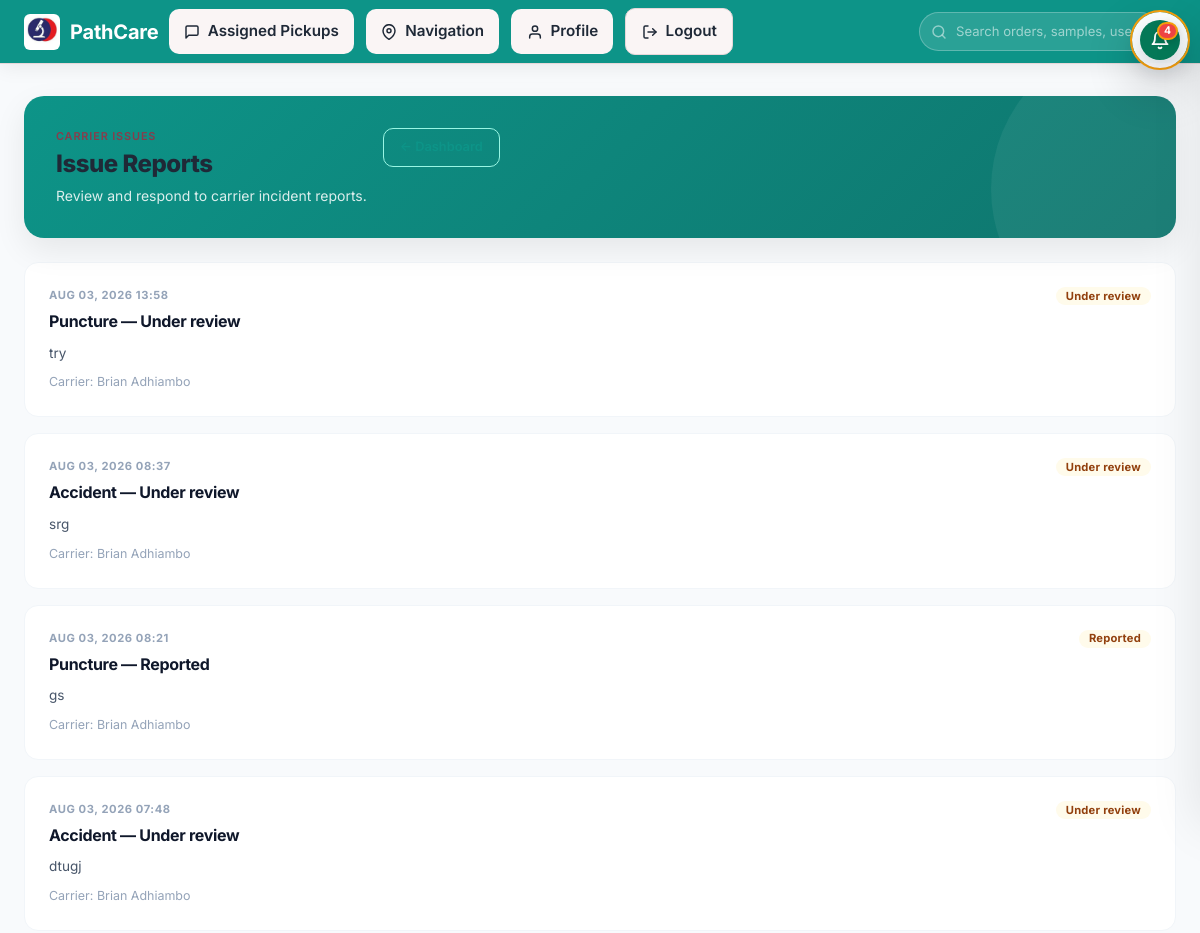
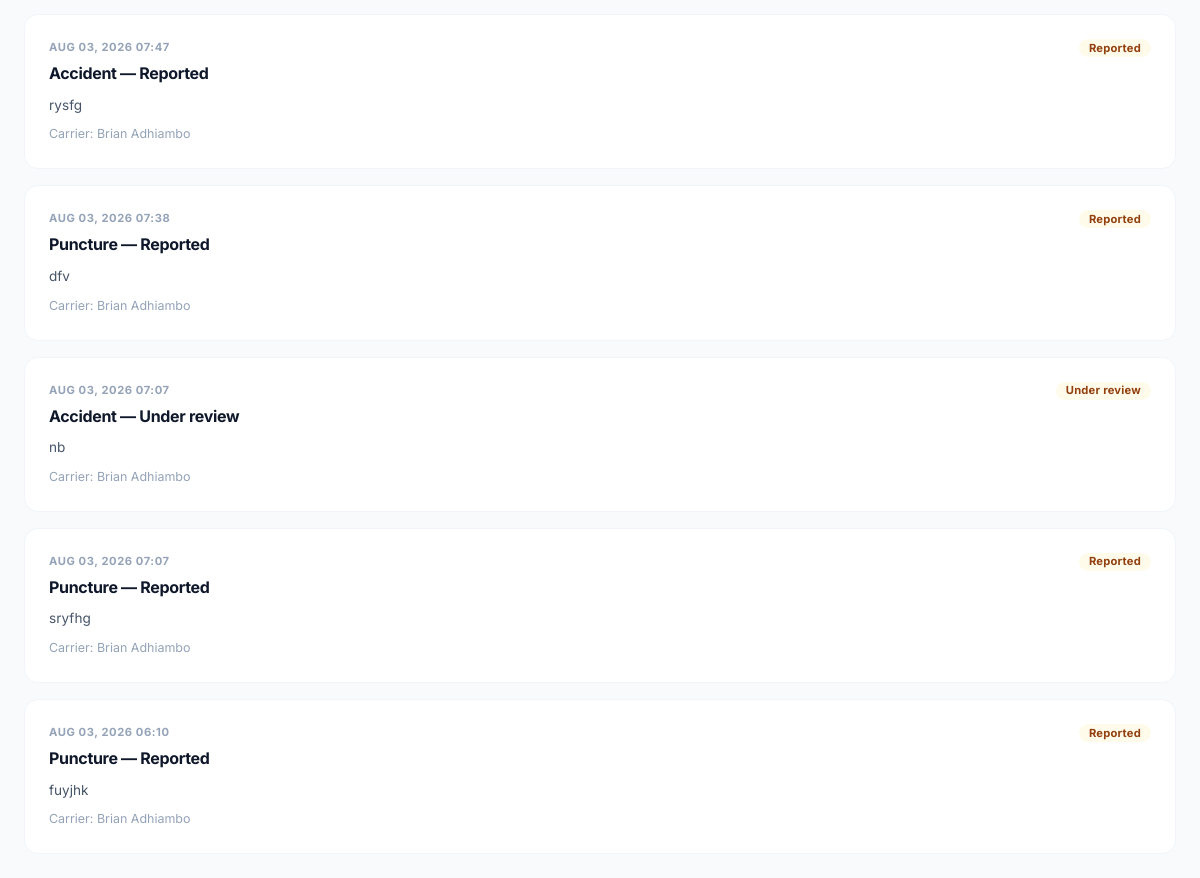
The page /carrier/issues/ (signed in) on the database its author committed (2 pictures, top to bottom).
### tracking/models.py (models this page shows, shortened)
class CarrierIssue(models.Model):
    class Category(models.TextChoices):
        ACCIDENT = "accident", "Accident"
        PUNCTURE = "puncture", "Puncture"
        DELAY = "delay", "Delay"
        VEHICLE = "vehicle", "Vehicle issue"
        OTHER = "other", "Other"
    class Status(models.TextChoices):
        REPORTED = "reported", "Reported"
        UNDER_REVIEW = "under_review", "Under review"
        RESOLVED = "resolved", "Resolved"
    id = models.UUIDField(primary_key=True, default=uuid.uuid4, editable=False)
    carrier = models.ForeignKey(
        "Carrier",
        on_delete=models.CASCADE,
        related_name="issues",
    )
    order = models.ForeignKey(
        "Order",
        on_delete=models.SET_NULL,
        null=True,
        blank=True,
        related_name="issues",
    )
    category = models.CharField(max_length=24, choices=Category.choices, default=Category.OTHER)
    description = models.TextField()
    status = models.CharField(max_length=32, choices=Status.choices, default=Status.REPORTED)
    created_at = models.DateTimeField(auto_now_add=True)
    updated_at = models.DateTimeField(auto_now=True)

class Carrier(models.Model):
    class Status(models.TextChoices):
        AVAILABLE = "available", "Available"
        ON_JOB = "on_job", "On job"
        OFFLINE = "offline", "Offline"
    id = models.UUIDField(primary_key=True, default=uuid.uuid4, editable=False)
    user = models.OneToOneField(
        settings.AUTH_USER_MODEL,
        on_delete=models.CASCADE,
        related_name="carrier_profile",
        null=True,
        blank=True,
    )
    phone = models.CharField(max_length=32)
    vehicle = models.OneToOneField(
        'Vehicle',
        on_delete=models.SET_NULL,
        null=True,
        blank=True,
        related_name='carrier',
    )
    vehicle_type = models.CharField(max_length=64, blank=True)
    vehicle_plate = models.CharField(max_length=32, blank=True)
    status = models.CharField(max_length=16, choices=Status.choices, default=Status.AVAILABLE)
    current_latitude = models.FloatField(null=True, blank=True)
    current_longitude = models.FloatField(null=True, blank=True)
    last_location_update = models.DateTimeField(null=True, blank=True)
    is_active = models.BooleanField(default=True)
    @property
    def display_name(self):
        try:
            user = self.user
        except Exception:
            return "Unnamed carrier"
        if user is None:
            return "Unnamed carrier"
        return user.get_full_name() or user.username

### accounts/models.py (models this page shows, shortened)
class User(AbstractUser):
    class Role(models.TextChoices):
        SUPER_ADMIN = "super_admin", "Super Admin"
        DISPATCHER = "dispatcher", "Dispatcher"
        CARRIER = "carrier", "Carrier"
        CLIENT = "client", "Client"
        LAB_STAFF = "lab_staff", "Lab Staff"
    role = models.CharField(max_length=20, choices=Role.choices, default=Role.DISPATCHER)
    phone = models.CharField(max_length=32, blank=True)
    department = models.CharField(max_length=100, blank=True)
    objects = PathcareUserManager()
    def is_carrier(self):
        return not self.is_superuser and self.role == self.Role.CARRIER

### tracking/views.py (the view)
# urls.py: path("carrier/issues/", views.carrier_issue_list, name="carrier_issue_list"),
@role_required("super_admin", "dispatcher", "carrier")
def carrier_issue_list(request):
    if request.user.is_carrier():
        carrier = getattr(request.user, "carrier_profile", None)
        issues = CarrierIssue.objects.filter(carrier=carrier)
    else:
        issues = CarrierIssue.objects.all()
    issues = issues.select_related("carrier__user", "order").order_by("-created_at")
    return render(request, "tracking/carrier_issue_list.html", {
        "issues": issues,
    })

### tracking/context_processors.py (called while the page is built)
def notifications(request):
    if not request.user.is_authenticated:
        return {}
    try:
        unread = Notification.objects.filter(user=request.user, is_read=False).count()
        recent = Notification.objects.filter(user=request.user).order_by("-created_at")[:10]
        return {"notifications_unread_count": unread, "notifications_list": recent}
    except Exception:
        return {}

### tracking/templates/tracking/carrier_issue_list.html (shortened to what this page needs)
{% extends "tracking/base.html" %}
{% block content %}
<div class="hero-card">
  <div style="display:flex;justify-content:space-between;align-items:flex-start;gap:var(--space-md);flex-wrap:wrap;">
    <div>
      <p class="eyebrow">Carrier Issues</p>
      <h1>Issue Reports</h1>
      <p>Review and respond to carrier incident reports.</p>
    </div>
    <a class="btn btn--outline btn--sm" href="{% url 'tracking:dashboard' %}">← Dashboard</a>
  </div>
</div>
{% if issues %}
  <div class="issue-list">
    {% for issue in issues %}
      <div class="issue-card">
        <div class="issue-card-header">
          <div>
            <p class="eyebrow">{{ issue.created_at|date:"M d, Y H:i" }}</p>
            <h2><a href="{% url 'tracking:carrier_issue_detail' issue.pk %}">{{ issue.get_category_display }} — {{ issue.get_status_display }}</a></h2>
          </div>
          <span class="badge badge--warning">{{ issue.get_status_display }}</span>
        </div>
        <p>{{ issue.description|linebreaksbr }}</p>
        <p class="meta">Carrier: {{ issue.carrier.display_name }}{% if issue.order %} · {{ issue.order.reference_code }}{% endif %}</p>
      </div>
    {% endfor %}
  </div>
{% endif %}
{% endblock %}

### tracking/static/tracking/css/style.css (style rules this page uses)
html { font-size: 16px; -webkit-font-smoothing: antialiased; -moz-osx-font-smoothing: grayscale; }
body { font-family: var(--font-sans); font-size: 1rem; line-height: 1.5; color: var(--text-main); }
:root { --font-sans: 'Inter', -apple-system, BlinkMacSystemFont, "Segoe UI", Roboto, sans-serif; --bg-primary: #FAF5F5; --bg-secondary: #FDE7EA; --panel-bg: #FFFFFF; --border-color: #E6D7D9; --text-main: #1F2937; --text-muted: #6B7280; --text-faint: #9CA3AF; --text-inverse: #FFFFFF; --primary: #C8102E; --primary-strong: #97001F; --primary-soft: #FDE7EA; --primary-hover: #A00E2C; --primary-soft-text: #7A0D24; --success: #2E7D32; --success-hover: #27692b; --success-soft: #E6F4EA; --success-soft-text: #165b2f; --warning: #ED6C02; --warning-hover: #d75a00; --warning-soft: #FFF4E6; --warning-soft-text: #7a3f00; --danger: #E74C3C; --danger-hover: #C0392B; --danger-soft: #FDF0EE; --danger-soft-text: #A0423C; --info: #546E7A; --shadow-sm: 0 1px 2px 0 rgba(0, 0, 0, 0.05); --shadow-md: 0 6px 18px rgba(16,24,40,0.06); --shadow-lg: 0 12px 30px rgba(16,24,40,0.08); --shadow-xl: 0 24px 60px rgba(16,24,40,0.10); --radius-sm: 8px; --radius-md: 12px; --radius-lg: 14px; --radius-xl: 20px; }
* { box-sizing: border-box; margin: 0; padding: 0; }
body { font-family: var(--font-sans); background-color: var(--bg-primary); color: var(--text-main); line-height: 1.5; -webkit-font-smoothing: antialiased; -moz-osx-font-smoothing: grayscale; }
.hero-card, .panel, .detail-card, .sidebar-panel, .alert-card, .mobile-card { background-color: var(--panel-bg); border: 1px solid var(--border-color); border-radius: var(--radius-lg); padding: 1.5rem; box-shadow: var(--shadow-md); margin-bottom: 1.75rem; transition: box-shadow 0.25s ease, transform 0.25s ease; }
.hero-card { display: flex; justify-content: space-between; align-items: center; gap: 2rem; background: linear-gradient(135deg, var(--primary) 0%, var(--primary-hover) 100%); color: var(--text-inverse); border: none; box-shadow: var(--shadow-lg); }
.hero-card h1 { font-size: 1.75rem; font-weight: 800; margin-bottom: 0.5rem; }
.hero-card p { opacity: 0.9; font-size: 1rem; max-width: 600px; }
h1, h2, h3, h4, h5, h6 { font-weight: 700; letter-spacing: -0.02em; color: var(--text-main); margin-bottom: 0.5rem; }
.eyebrow { text-transform: uppercase; letter-spacing: 0.1em; font-size: 0.75rem; color: var(--primary); font-weight: 700; margin-bottom: 0.5rem; }
html, body { min-width: 320px; width: 100%; overflow-x: hidden; }
body { min-height: 100vh; background: var(--bg-primary); color: var(--text-main); }

### tracking/static/tracking/css/notifications.css (style rules this page uses)
.badge { display: inline-flex; align-items: center; justify-content: center; min-width: 18px; height: 18px; padding: 0 5px; background-color: var(--danger); color: #ffffff; font-size: 0.7rem; font-weight: 700; border-radius: 9999px; line-height: 1; animation: badge-pulse 2s ease-in-out infinite; }

### tracking/templates/tracking/carrier_issue_list.html (style rules this page uses)
html, body { overflow-x: hidden; max-width: 100vw; }
.issue-list { display: flex; flex-direction: column; gap: var(--space-md); }
.issue-card { background: var(--color-surface); border: 1px solid var(--color-border-light); border-radius: var(--radius-lg); padding: var(--space-lg); transition: box-shadow var(--duration-fast) var(--ease-out); }
.issue-card-header { display: flex; justify-content: space-between; align-items: flex-start; gap: var(--space-md); flex-wrap: wrap; margin-bottom: var(--space-sm); }
.issue-card-header h2 { font-size: 1rem; font-weight: 700; margin: 0; }
.issue-card-header a { color: var(--color-text); text-decoration: none; }
.issue-card-header .eyebrow { font-size: .7rem; text-transform: uppercase; letter-spacing: .05em; color: var(--color-text-muted); margin: 0 0 4px; }
.issue-card p { font-size: .85rem; color: var(--color-text-secondary); margin: 0; line-height: 1.6; }
.issue-card .meta { font-size: .78rem; color: var(--color-text-muted); margin-top: 8px; }

### rows shown on the page
CarrierIssue: created_at "AUG 03, 2026 13:58", category "Puncture", status "Under review", description "try", carrier.display_name "Brian Adhiambo"
CarrierIssue: created_at "AUG 03, 2026 08:37", category "Accident", status "Under review", description "srg", carrier.display_name "Brian Adhiambo"
CarrierIssue: created_at "AUG 03, 2026 08:21", category "Puncture", status "Reported", description "gs", carrier.display_name "Brian Adhiambo"
CarrierIssue: created_at "AUG 03, 2026 07:48", category "Accident", status "Under review", description "dtugj", carrier.display_name "Brian Adhiambo"
CarrierIssue: created_at "AUG 03, 2026 07:47", category "Accident", status "Reported", description "rysfg", carrier.display_name "Brian Adhiambo"
CarrierIssue: created_at "AUG 03, 2026 07:38", category "Puncture", status "Reported", description "dfv", carrier.display_name "Brian Adhiambo"
CarrierIssue: created_at "AUG 03, 2026 07:07", category "Accident", status "Under review", description "nb", carrier.display_name "Brian Adhiambo"
CarrierIssue: created_at "AUG 03, 2026 07:07", category "Puncture", status "Reported", description "sryfhg", carrier.display_name "Brian Adhiambo"
CarrierIssue: created_at "AUG 03, 2026 06:10", category "Puncture", status "Reported", description "fuyjhk", carrier.display_name "Brian Adhiambo"

### other values the page prints
{{ notifications_unread_count }} "4"
